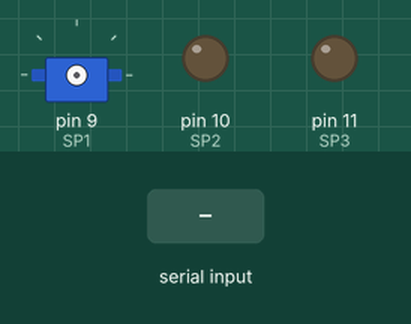
Simulated run of this sketch. Board: Arduino Uno, built with avr-gcc and run on an emulated ATmega328P. On the bench: servo, output pins drawn as LEDs (lit = HIGH). The inputs (shaded band) are chosen by the test bench.

Above: at 1.4 s.
1.5 s: "1#" received over the second serial link
4.5 s: "90,45#" received over the second serial link
At 5.0 s:
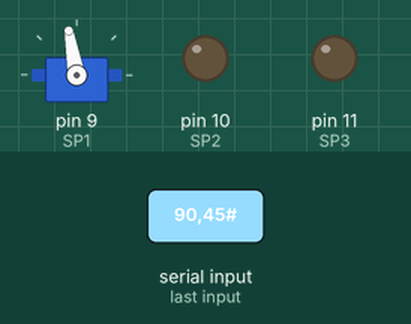
6.1 s: "1,90#" received over the second serial link
At 7.35 s:
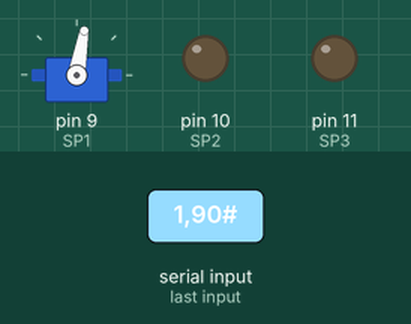
Timing chart, 0 to 9.1 s (numbered marks = the images above; inputs shaded):
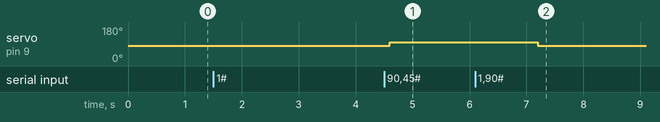

Measured:
- after the input at 4.5 s, servo on pin 9 (SP1): 80° → 100° after 0.10 s
- after the input at 6.1 s, servo on pin 9 (SP1): 100° → 80° after 1.1 s

The sketch:

bluetooth_arduino.ino
```cpp
#include <Servo.h>          //디지털 서보 라이브러리
#include <SoftwareSerial.h> //블루투스 모듈 라이브러리
#define BT_RXD 8
#define BT_TXD 7

SoftwareSerial bluetooth(BT_RXD, BT_TXD);  // 블루투스 설정 BTSerial(Tx, Rx)
Servo servo; //디지털 서보

int SP1 = 9; int SP2 = 10; int SP3 = 11; //서보 핀 선언

int nAngle = 100; //디지털 서보 각도 변수

String Scent;     // 블루투스로 입력받는 향 종류 변수
String Timer;     // 블루투스로 입력받는 타이머 변수
int a;            // Scent를 정수로 변환하여 아두이노 우노에 향 종류를 입력
int Timerint;     // 입력받은 타이머를 정수로 전환 (분)
long Realtime;    // 타이머를 ms단위로 변환

void setup()
{
  //Serial.begin(9600);
  bluetooth.begin(9600);
  pinMode(SP1, OUTPUT);
  pinMode(SP2, OUTPUT);
  pinMode(SP3, OUTPUT);
}

void loop()
{

  if(bluetooth.available()){
    servo.detach();
    Scent = bluetooth.readStringUntil('#');
    Timer = bluetooth.readStringUntil('\n');
    //Serial.print("Scent:");
    //Serial.println(Scent);
    //Serial.print("Timer:");
    //Serial.println(Timer);
    Timerint = Timer.toInt();
    //Serial.print("Timerint:");
    //Serial.println(Timerint);
    Realtime = Timerint * 60000;
    a = Scent.toInt();
    //Serial.print("a:");
    //Serial.println(a);
  }
  if(a == 1){
      servo.attach(SP1);    //1번 모터 작동
      }
  else if (a == 2){
      servo.attach(SP2);    //2번 모터 작동
      }
  else if (a == 3){
      servo.attach(SP3);    //3번 모터 작동
      }
  func();
}

void func(){
   nAngle = 80;servo.write(nAngle);  //모터를 이용해 헤드를 누름
   delay(300);
   nAngle = 100;servo.write(nAngle); //모터 원위치
   //Serial.print("Realtime:");
   //Serial.println(Realtime);
   delay(Realtime);                  //타이머 작동
  }
```
